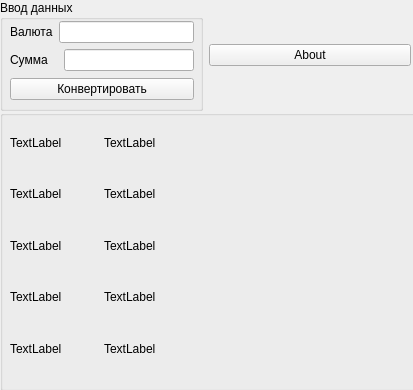
<?xml version="1.0" encoding="UTF-8"?>
<ui version="4.0">
 <class>Converter</class>
 <widget class="QMainWindow" name="Converter">
  <property name="geometry">
   <rect>
    <x>0</x>
    <y>0</y>
    <width>413</width>
    <height>390</height>
   </rect>
  </property>
  <property name="windowTitle">
   <string>MainWindow</string>
  </property>
  <widget class="QWidget" name="centralwidget">
   <widget class="QGroupBox" name="groupBox_2">
    <property name="geometry">
     <rect>
      <x>0</x>
      <y>110</y>
      <width>491</width>
      <height>281</height>
     </rect>
    </property>
    <property name="title">
     <string/>
    </property>
    <widget class="QWidget" name="">
     <property name="geometry">
      <rect>
       <x>10</x>
       <y>10</y>
       <width>181</width>
       <height>251</height>
      </rect>
     </property>
     <layout class="QVBoxLayout" name="verticalLayout_3">
      <item>
       <layout class="QHBoxLayout" name="horizontalLayout_3">
        <item>
         <widget class="QLabel" name="currency_3">
          <property name="text">
           <string>TextLabel</string>
          </property>
         </widget>
        </item>
        <item>
         <widget class="QLabel" name="value_3">
          <property name="text">
           <string>TextLabel</string>
          </property>
         </widget>
        </item>
       </layout>
      </item>
      <item>
       <layout class="QHBoxLayout" name="horizontalLayout_4">
        <item>
         <widget class="QLabel" name="currency_4">
          <property name="text">
           <string>TextLabel</string>
          </property>
         </widget>
        </item>
        <item>
         <widget class="QLabel" name="value_4">
          <property name="text">
           <string>TextLabel</string>
          </property>
         </widget>
        </item>
       </layout>
      </item>
      <item>
       <layout class="QHBoxLayout" name="horizontalLayout_5">
        <item>
         <widget class="QLabel" name="currency_5">
          <property name="text">
           <string>TextLabel</string>
          </property>
         </widget>
        </item>
        <item>
         <widget class="QLabel" name="value_5">
          <property name="text">
           <string>TextLabel</string>
          </property>
         </widget>
        </item>
       </layout>
      </item>
      <item>
       <layout class="QHBoxLayout" name="horizontalLayout_6">
        <item>
         <widget class="QLabel" name="currency_6">
          <property name="text">
           <string>TextLabel</string>
          </property>
         </widget>
        </item>
        <item>
         <widget class="QLabel" name="value_6">
          <property name="text">
           <string>TextLabel</string>
          </property>
         </widget>
        </item>
       </layout>
      </item>
      <item>
       <layout class="QHBoxLayout" name="horizontalLayout_7">
        <item>
         <widget class="QLabel" name="currency_7">
          <property name="text">
           <string>TextLabel</string>
          </property>
         </widget>
        </item>
        <item>
         <widget class="QLabel" name="value_7">
          <property name="text">
           <string>TextLabel</string>
          </property>
         </widget>
        </item>
       </layout>
      </item>
     </layout>
    </widget>
   </widget>
   <widget class="QWidget" name="">
    <property name="geometry">
     <rect>
      <x>0</x>
      <y>0</y>
      <width>411</width>
      <height>111</height>
     </rect>
    </property>
    <layout class="QHBoxLayout" name="horizontalLayout_8">
     <item>
      <widget class="QGroupBox" name="groupBox">
       <property name="title">
        <string>Ввод данных</string>
       </property>
       <widget class="QWidget" name="">
        <property name="geometry">
         <rect>
          <x>10</x>
          <y>20</y>
          <width>184</width>
          <height>83</height>
         </rect>
        </property>
        <layout class="QVBoxLayout" name="verticalLayout_2">
         <item>
          <layout class="QVBoxLayout" name="verticalLayout">
           <item>
            <layout class="QHBoxLayout" name="horizontalLayout">
             <item>
              <widget class="QLabel" name="label">
               <property name="text">
                <string>Валюта</string>
               </property>
              </widget>
             </item>
             <item>
              <widget class="QLineEdit" name="currency"/>
             </item>
            </layout>
           </item>
           <item>
            <layout class="QHBoxLayout" name="horizontalLayout_2">
             <item>
              <widget class="QLabel" name="label_2">
               <property name="text">
                <string>Сумма   </string>
               </property>
              </widget>
             </item>
             <item>
              <widget class="QLineEdit" name="value">
               <property name="enabled">
                <bool>true</bool>
               </property>
              </widget>
             </item>
            </layout>
           </item>
          </layout>
         </item>
         <item>
          <widget class="QPushButton" name="pushButton_toConvert">
           <property name="text">
            <string>Конвертировать</string>
           </property>
          </widget>
         </item>
        </layout>
       </widget>
      </widget>
     </item>
     <item>
      <widget class="QPushButton" name="pushButton">
       <property name="text">
        <string>About</string>
       </property>
      </widget>
     </item>
    </layout>
   </widget>
  </widget>
 </widget>
 <resources/>
 <connections/>
</ui>
